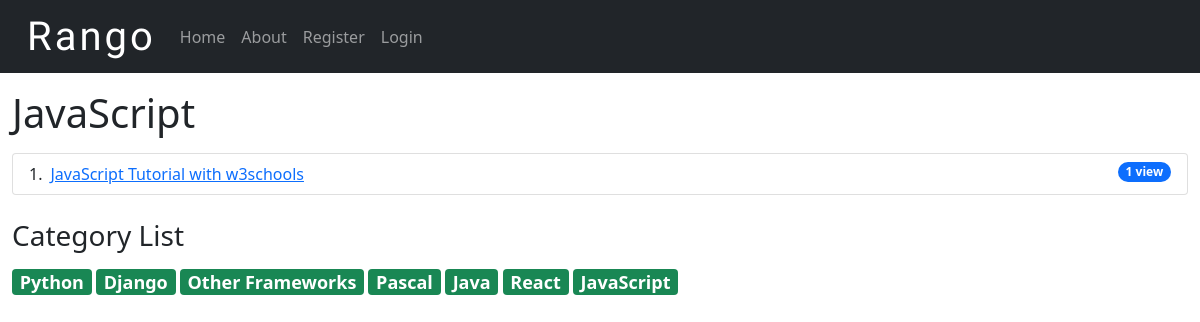
The app's page /rango/category/javascript/ with its own data.
### rango/models.py (models this page shows, shortened)
class Category(models.Model):
    name = models.CharField(max_length=128, unique=True)
    views = models.IntegerField(default=0)
    likes = models.IntegerField(default=0)
    slug = models.SlugField(unique=True)
    class Meta:
        verbose_name_plural = 'Categories'

class Page(models.Model):
    category = models.ForeignKey(Category, on_delete=models.CASCADE)
    title = models.CharField(max_length=128)
    url = models.URLField()
    views = models.IntegerField(default=0)

### rango/views.py (the view)
def show_category(request, category_name_slug):
    context_dict = {}
    try:
        category = Category.objects.get(slug=category_name_slug)
        pages = Page.objects.filter(category=category).order_by('-views')
        context_dict['pages'] = pages
        context_dict['category'] = category
    except Category.DoesNotExist:
        context_dict['pages'] = None
        context_dict['category'] = None
    return render(request, 'rango/category.html', context_dict)

### rango/templatetags/rango_template_tags.py (called while the page is built)
@register.inclusion_tag('rango/cats.html')
def get_category_list(cat=None):
    return {"cats": Category.objects.all(),
            "act_cat": cat}

### templates/rango/category.html (shortened to what this page needs)
{% extends 'rango/base.html' %}
{% load static %}
{% load rango_template_tags %}
{% block body_block %}
<div class="container-fluid mt-3">
{% if category %}
<div style="display: flex; justify-content: space-between;">
<h1>{{ category.name }}</h1>
</div>
{% if pages %}
<ol class="list-group list-group-numbered mt-2">
  {% for page in pages %}
  <li class="list-group-item d-flex justify-content-between align-items-start">
    <a href="{% url 'rango:goto' %}?page_id={{page.id}}" class="ms-2 me-auto">{{page.title}}</a>
    {% if page.views > 1 %}
    <span class="badge bg-primary rounded-pill">{{page.views}} views</span>
    {% elif page.views == 1 %}
    <span class="badge bg-primary rounded-pill">{{page.views}} view</span>
    {% endif %}
  </li>
  {% endfor %}
</ol>
{% else %}
<strong> No pages currently in category. </strong>
{% endif %}
{% else %}
<strong> Specified category does not exist. </strong>
{% endif %}
<div>
  {% block sidebar_block %} {% get_category_list category %} {% endblock %}
</div>
</div>
{% endblock %}

### templates/rango/cats.html
<h3 class="mt-4"> Category List </h3>
{% if cats %}
{% for c in cats %}
{% if c == act_cat %}
<span class="badge bg-success mt-2"><a href="{% url 'rango:show_category' c.slug %}"
		style="color: white; text-decoration: none; cursor: pointer; font-size: 18px;">{{ c.name }}</a></span>
{% else %}
<span class="badge bg-success mt-2"><a href="{% url 'rango:show_category' c.slug %}"
		style="color: white; text-decoration: none; cursor: pointer; font-size: 18px;">{{ c.name }}</a></span>
{% endif %}
{% endfor %}
{% endif %}

### records on screen
Category: name "JavaScript"
Page: title "JavaScript Tutorial with w3schools", views "1"
Category: name "Python"
Category: name "Django"
Category: name "Other Frameworks"
Category: name "Pascal"
Category: name "Java"
Category: name "React"
